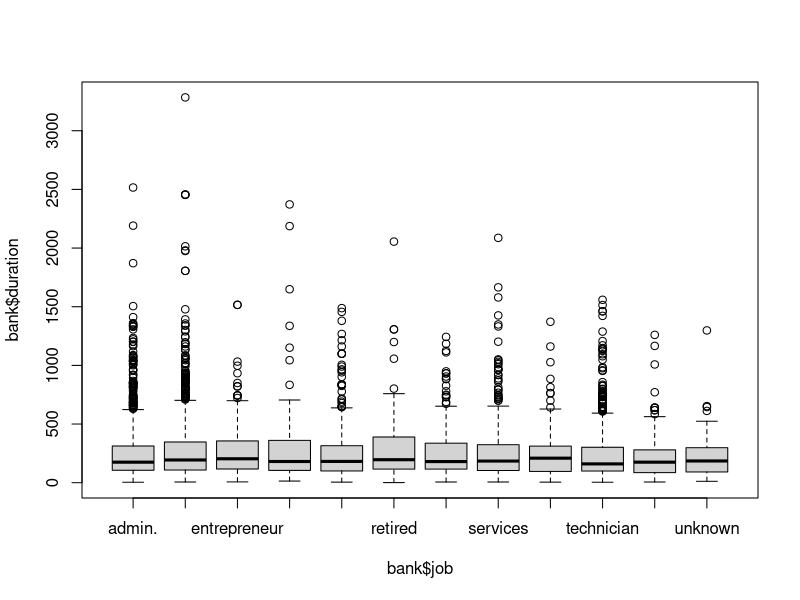

Write R code to recreate this figure. (Note: this script raises an error after producing the figure.)
# Final Exam
# Predicting Bank Telemarketing Success

bank = read.csv("bank.csv")

boxplot(bank$duration ~ bank$job)
sort(tapply(bank$duration, bank$job, mean))

# Examine the correlation between the following variables
cor(bank$emp.var.rate, bank$cons.price.idx, bank$cons.conf.idx)


